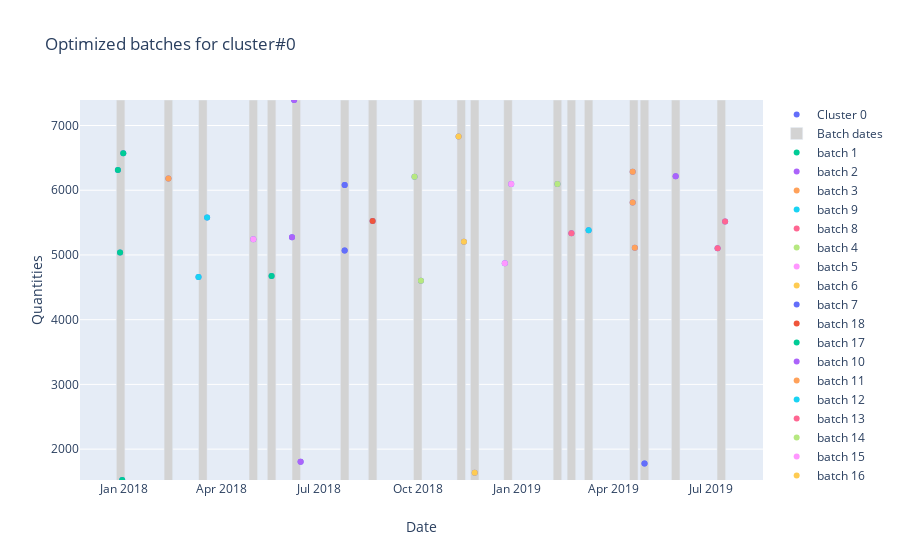

This figure's notebook cell:
### Code cell
sales_cluster_0_optimization=FaaS.optimize_orders_processing(sales_clusters_df,0,'10 days')

### Figure 1 — Plotly figure (JSON) as saved in the notebook; plotly's stock layout.template omitted (floating-point values rounded to 4 significant figures)
{"data": [{"mode": "markers", "name": "Cluster 0", "type": "scatter", "x": ["2017-12-28", "2018-03-11", "2018-05-18", "2018-07-25", "2018-10-04", "2018-12-21", "2019-02-21", "2019-04-21", "2019-07-07", "2017-12-26", "2018-02-11", "2018-03-19", "2018-05-01", "2018-06-06", "2018-07-25", "2018-08-20", "2018-09-28", "2018-11-13", "2018-12-27", "2019-02-08", "2019-03-09", "2019-04-19", "2019-05-29", "2019-07-14", "2017-12-31", "2018-06-08", "2018-11-08", "2019-04-19", "2017-12-30", "2018-06-14", "2018-11-23", "2019-04-30"], "y": [5039.0, 4658.0, 4676.0, 5068.0, 4603.0, 4873.0, 5336.0, 5112.0, 5105.0, 6314.0, 6182.0, 5578.0, 5242.0, 5275.0, 6082.0, 5524.0, 6208.0, 5202.0, 6096.0, 6097.0, 5381.0, 5812.0, 6216.0, 5517.0, 6572.0, 7394.0, 6829.0, 6286.0, 1523.0, 1806.0, 1634.0, 1777.0]}, {"marker": {"color": "lightgrey"}, "name": "Batch dates", "type": "bar", "x": ["2017-12-28T12:00:00", "2018-02-11T00:00:00", "2018-03-15T00:00:00", "2018-05-01T00:00:00", "2018-05-18T00:00:00", "2018-06-10T00:00:00", "2018-07-25T00:00:00", "2018-08-20T00:00:00", "2018-10-01T00:00:00", "2018-11-10T12:00:00", "2018-11-23T00:00:00", "2018-12-24T00:00:00", "2019-02-08T00:00:00", "2019-02-21T00:00:00", "2019-03-09T00:00:00", "2019-04-20T00:00:00", "2019-04-30T00:00:00", "2019-05-29T00:00:00", "2019-07-10T12:00:00"], "y": [7394.0, 7394.0, 7394.0, 7394.0, 7394.0, 7394.0, 7394.0, 7394.0, 7394.0, 7394.0, 7394.0, 7394.0, 7394.0, 7394.0, 7394.0, 7394.0, 7394.0, 7394.0, 7394.0]}, {"mode": "markers", "name": "batch 1", "type": "scatter", "x": ["2017-12-26", "2017-12-28", "2017-12-30", "2017-12-31"], "y": [6314.0, 5039.0, 1523.0, 6572.0]}, {"mode": "markers", "name": "batch 2", "type": "scatter", "x": ["2018-06-06", "2018-06-08", "2018-06-14"], "y": [5275.0, 7394.0, 1806.0]}, {"mode": "markers", "name": "batch 3", "type": "scatter", "x": ["2019-04-19", "2019-04-19", "2019-04-21"], "y": [5812.0, 6286.0, 5112.0]}, {"mode": "markers", "name": "batch 9", "type": "scatter", "x": ["2018-03-11", "2018-03-19"], "y": [4658.0, 5578.0]}, {"mode": "markers", "name": "batch 8", "type": "scatter", "x": ["2019-07-07", "2019-07-14"], "y": [5105.0, 5517.0]}, {"mode": "markers", "name": "batch 4", "type": "scatter", "x": ["2018-09-28", "2018-10-04"], "y": [6208.0, 4603.0]}, {"mode": "markers", "name": "batch 5", "type": "scatter", "x": ["2018-12-21", "2018-12-27"], "y": [4873.0, 6096.0]}, {"mode": "markers", "name": "batch 6", "type": "scatter", "x": ["2018-11-08", "2018-11-13"], "y": [6829.0, 5202.0]}, {"mode": "markers", "name": "batch 7", "type": "scatter", "x": ["2018-07-25", "2018-07-25"], "y": [5068.0, 6082.0]}, {"mode": "markers", "name": "batch 18", "type": "scatter", "x": ["2018-08-20"], "y": [5524.0]}, {"mode": "markers", "name": "batch 17", "type": "scatter", "x": ["2018-05-18"], "y": [4676.0]}, {"mode": "markers", "name": "batch 10", "type": "scatter", "x": ["2019-05-29"], "y": [6216.0]}, {"mode": "markers", "name": "batch 11", "type": "scatter", "x": ["2018-02-11"], "y": [6182.0]}, {"mode": "markers", "name": "batch 12", "type": "scatter", "x": ["2019-03-09"], "y": [5381.0]}, {"mode": "markers", "name": "batch 13", "type": "scatter", "x": ["2019-02-21"], "y": [5336.0]}, {"mode": "markers", "name": "batch 14", "type": "scatter", "x": ["2019-02-08"], "y": [6097.0]}, {"mode": "markers", "name": "batch 15", "type": "scatter", "x": ["2018-05-01"], "y": [5242.0]}, {"mode": "markers", "name": "batch 16", "type": "scatter", "x": ["2018-11-23"], "y": [1634.0]}, {"mode": "markers", "name": "batch 0", "type": "scatter", "visible": true, "x": ["2019-04-30"], "y": [1777.0]}], "layout": {"autosize": true, "title": {"text": "Optimized batches for cluster#0"}, "xaxis": {"autorange": true, "range": ["2017-11-21 02:42:06.2595", "2019-08-17 21:17:53.7405"], "title": {"text": "Date"}, "type": "date"}, "yaxis": {"range": [1523.0, 7394.0], "title": {"text": "Quantities"}, "type": "linear"}}}
